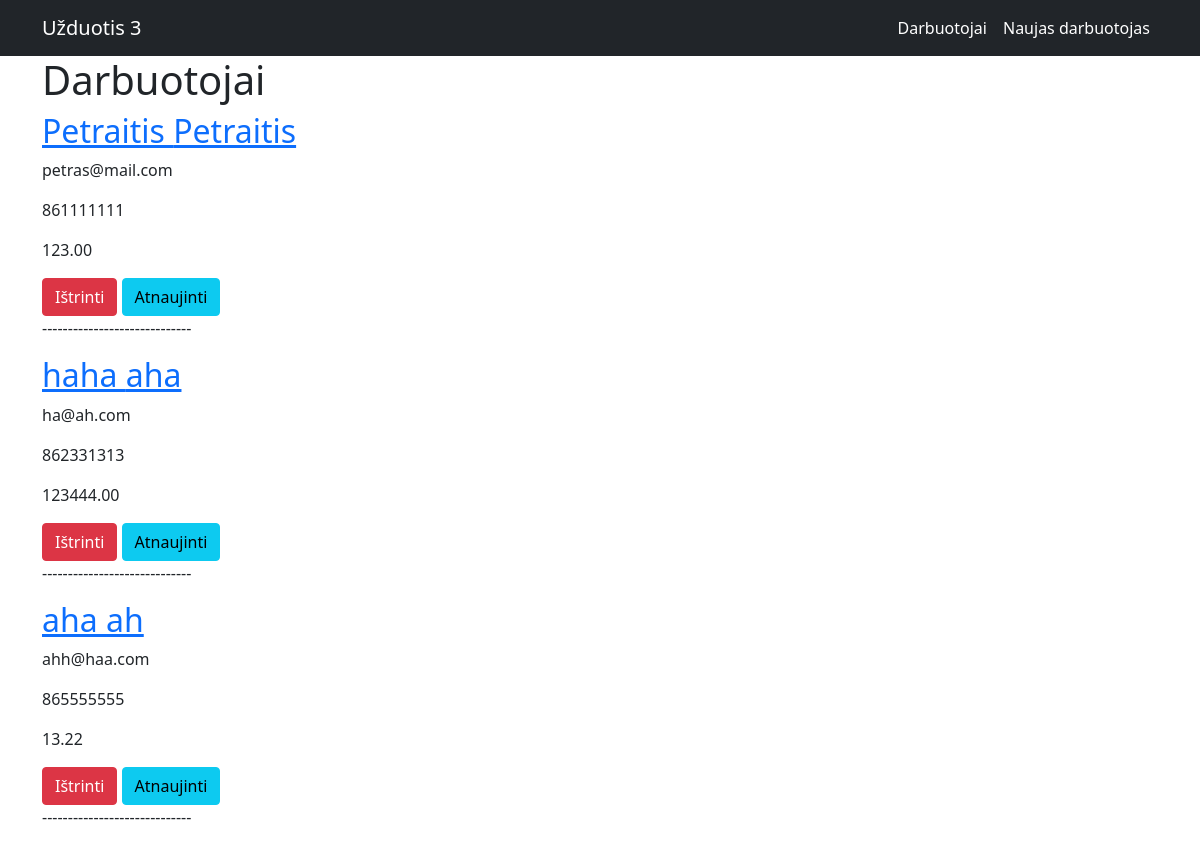
The page / on the database its author committed.
### app.py (models this page shows, shortened)
class Darbuotojai(db.Model):
    __tablename__ = 'darbuotojai'
    id = db.Column(db.Integer, primary_key=True)
    vardas = db.Column(db.String(80), nullable=False)
    pavarde = db.Column(db.String(120), nullable=False)
    el_pastas = db.Column(db.String(40), nullable=False)
    tel_numeris = db.Column(db.String(40), nullable=False)
    alga = db.Column(db.Numeric(10, 2), nullable=False)

### app.py (the view)
@app.route('/')
def pradzia():
    darbuotojai = Darbuotojai.query.all()
    return render_template('darbuotojai.html', darbuotojai=darbuotojai)

### templates/darbuotojai.html
{% extends "base.html" %}
{% block content %}
    <h1>Darbuotojai</h1>
    {% for darbuotojas in darbuotojai %}
        <h2><a href="{{ url_for('darbuotojas', id=darbuotojas['id']) }}">{{ darbuotojas['vardas'] }} {{ darbuotojas['pavarde'] }}</a></h2>
        <p>{{ darbuotojas['el_pastas'] }}</p>
        <p>{{ darbuotojas['tel_numeris'] }}</p>
        <p>{{ darbuotojas['alga'] }}</p>
        <a href="{{ url_for('istrinti_darbuotoja', id=darbuotojas['id']) }}" class='btn btn-danger'>Ištrinti</a>
        <a href="{{ url_for('atnaujinti_darbuotoja', id=darbuotojas['id']) }}" class='btn btn-info'>Atnaujinti</a>
        <p>-----------------------------</p>
    {% endfor %}
{% endblock content%}

### templates/base.html (shortened to what this page needs)
<!DOCTYPE html>
<html lang="en">
    <head>
        <link href="https://cdn.jsdelivr.net/npm/bootstrap@5.0.2/dist/css/bootstrap.min.css" rel="stylesheet">
    </head>
    <body>
        <nav class="navbar navbar-expand-lg navbar-dark bg-dark">
            <div class="container">
                <a class="navbar-brand" href="{{ url_for('darbuotojai') }}">Užduotis 3</a>
                <div class="collapse navbar-collapse" id="navbarSupportedContent">
                    <ul class="navbar-nav ms-auto mb-2 mb-lg-0">
                        <li class="nav-item"><a class="nav-link active" aria-current="page" href="{{ url_for('darbuotojai') }}">Darbuotojai</a></li>
                        <li class="nav-item"><a class="nav-link active" aria-current="page" href="{{ url_for('naujas_darbuotojas') }}">Naujas darbuotojas</a></li>
                    </ul>
                </div>
            </div>
        </nav>
        <div class="container">
            {% block content %}
            {% endblock content %}
        </div>
    </body>
</html>

### rows shown on the page
Darbuotojai: vardas "Petraitis", pavarde "Petraitis", el_pastas "petras@mail.com", tel_numeris "861111111", alga "123.00"
Darbuotojai: vardas "haha", pavarde "aha", el_pastas "ha@ah.com", tel_numeris "862331313", alga "123444.00"
Darbuotojai: vardas "aha", pavarde "ah", el_pastas "ahh@haa.com", tel_numeris "865555555", alga "13.22"
